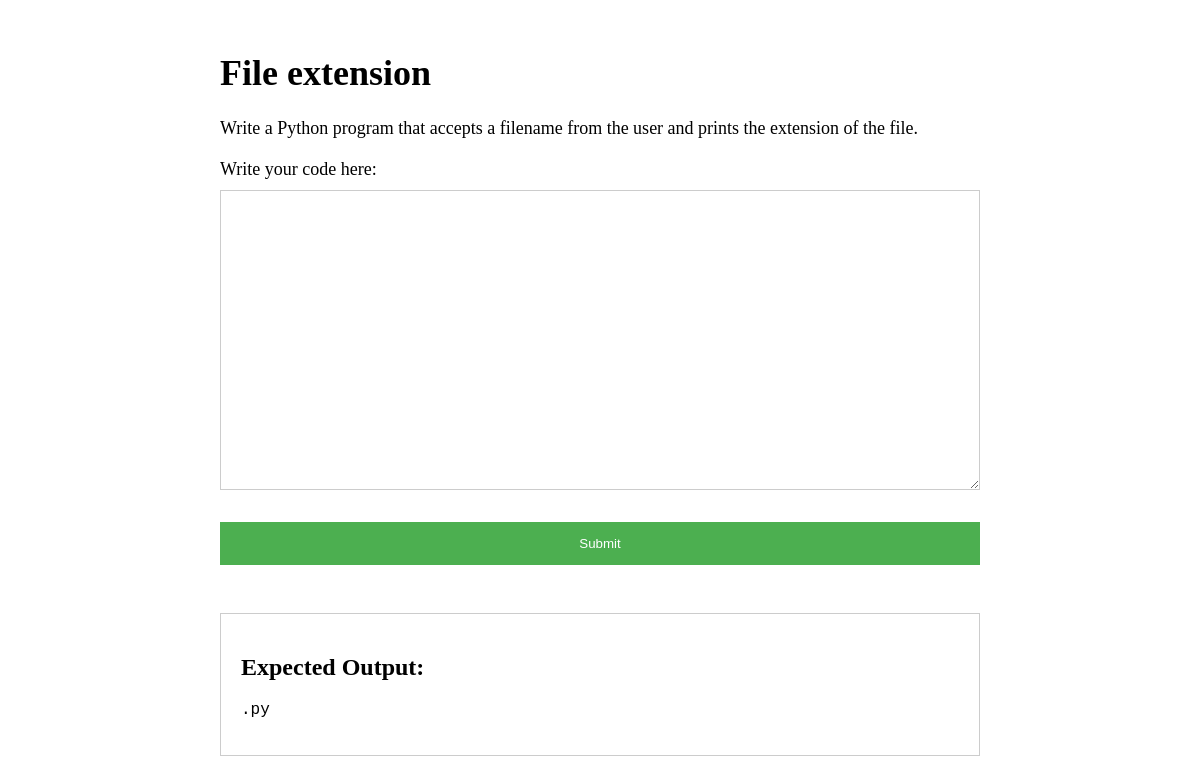
Screenshot of /solve_task/4 with the database file from the repository.
### CodeQuestsApp/models.py (models this page shows, shortened)
class Task(models.Model):
    name = models.CharField(max_length=80)
    text = models.CharField(max_length=500)
    ai_generated = models.BooleanField(default=False)
    correct_output = models.CharField(max_length=100)
    very_easy = 'V'
    easy = 'E'
    medium = 'M'
    hard = 'H'
    realy_hard = 'R'
    difficulty = [
        (very_easy, 'Very Easy'),
        (easy, 'Easy'),
        (medium, 'Medium'),
        (hard, 'Hard'),
        (realy_hard, 'Really Hard'),
    ]
    difficulty_level = models.CharField(max_length=1, choices=difficulty, default=medium)

### CodeQuestsApp/views.py (the view)
# urls.py: path('solve_task/<int:task_id>', views.solve_task, name="solve_task"),
def solve_task(request, task_id):
    task = Task.objects.get(id=task_id)
    if request.method == "POST":
        code = request.POST['code']
        solution = Solution.objects.create(user=request.user, task=task, user_code=code)
        solution.save()
    context = {
        'task': task
    }
    return render(request, 'solve_task.html', context)

### templates/solve_task.html (shortened to what this page needs)
{% load static %}
<!DOCTYPE html>
<html lang="en">
<head>
    <link rel="stylesheet" href="{% static 'css/solve_task.css' %}">
</head>
<body>
    <div class="container">
        <h1>{{ task.name }}</h1>
        <p>{{ task.text }}</p>
        <form method="POST">
            <label for="code">Write your code here:</label>
            <textarea id="code" name="code" required></textarea>
            <button type="submit">Submit</button>
        </form>
        <div class="output">
            <h2>Expected Output:</h2>
            <pre>{{ task.correct_output }}</pre>
        </div>
    </div>
</body>
</html>

### static/css/solve_task.css (style rules this page uses)
.container { max-width: 800px; margin: 0 auto; padding: 20px; box-sizing: border-box; }
h1 { font-size: 36px; }
p { font-size: 18px; margin-bottom: 20px; }
label { display: block; font-size: 18px; margin-bottom: 10px; }
textarea { width: 100%; height: 300px; font-size: 16px; border: 1px solid #ccc; padding: 10px; box-sizing: border-box; margin-bottom: 20px; }
button { background-color: #4CAF50; color: white; padding: 14px 20px; margin: 8px 0; border: none; cursor: pointer; width: 100%; }
.output { margin-top: 40px; border: 1px solid #ccc; padding: 20px; font-size: 16px; }

### rows the page displays
Task: name "File extension", text "Write a Python program that accepts a filename from the user and prints the extension of the file.", correct_output ".py"
